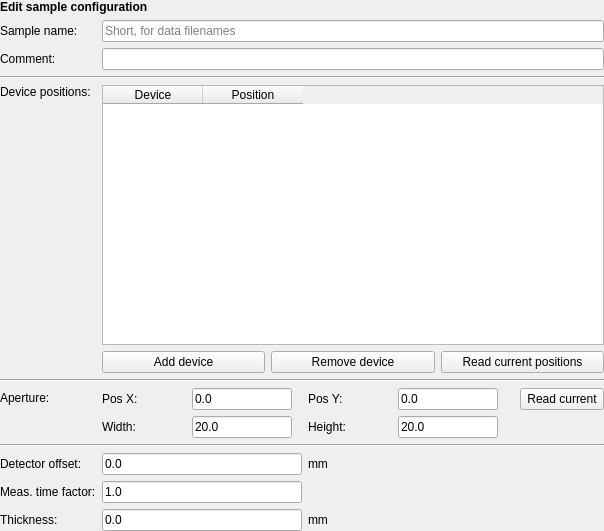
<?xml version="1.0" encoding="UTF-8"?>
<ui version="4.0">
 <class>Form</class>
 <widget class="QWidget" name="Form">
  <property name="geometry">
   <rect>
    <x>0</x>
    <y>0</y>
    <width>604</width>
    <height>531</height>
   </rect>
  </property>
  <property name="windowTitle">
   <string>Form</string>
  </property>
  <layout class="QHBoxLayout" name="horizontalLayout">
   <property name="margin">
    <number>0</number>
   </property>
   <item>
    <layout class="QGridLayout" name="gridLayout">
     <item row="8" column="0">
      <widget class="QLabel" name="label_4">
       <property name="text">
        <string>Detector offset:</string>
       </property>
      </widget>
     </item>
     <item row="4" column="0">
      <layout class="QVBoxLayout" name="verticalLayout">
       <item>
        <widget class="QLabel" name="label_3">
         <property name="text">
          <string>Device positions:</string>
         </property>
        </widget>
       </item>
       <item>
        <spacer name="verticalSpacer">
         <property name="orientation">
          <enum>Qt::Vertical</enum>
         </property>
         <property name="sizeHint" stdset="0">
          <size>
           <width>20</width>
           <height>40</height>
          </size>
         </property>
        </spacer>
       </item>
      </layout>
     </item>
     <item row="9" column="0">
      <widget class="QLabel" name="label_5">
       <property name="text">
        <string>Meas. time factor:</string>
       </property>
      </widget>
     </item>
     <item row="10" column="0">
      <widget class="QLabel" name="label_7">
       <property name="text">
        <string>Thickness:</string>
       </property>
      </widget>
     </item>
     <item row="1" column="0">
      <widget class="QLabel" name="label_2">
       <property name="text">
        <string>Sample name:</string>
       </property>
      </widget>
     </item>
     <item row="6" column="1">
      <layout class="QGridLayout" name="gridLayout_2">
       <item row="0" column="0">
        <widget class="QLabel" name="label_12">
         <property name="text">
          <string>Pos X:</string>
         </property>
        </widget>
       </item>
       <item row="0" column="1">
        <widget class="QLineEdit" name="apXBox">
         <property name="minimumSize">
          <size>
           <width>50</width>
           <height>0</height>
          </size>
         </property>
         <property name="maximumSize">
          <size>
           <width>100</width>
           <height>16777215</height>
          </size>
         </property>
         <property name="text">
          <string>0.0</string>
         </property>
        </widget>
       </item>
       <item row="0" column="3">
        <widget class="QLabel" name="label_13">
         <property name="text">
          <string>Pos Y:</string>
         </property>
        </widget>
       </item>
       <item row="0" column="4">
        <widget class="QLineEdit" name="apYBox">
         <property name="minimumSize">
          <size>
           <width>50</width>
           <height>0</height>
          </size>
         </property>
         <property name="maximumSize">
          <size>
           <width>100</width>
           <height>16777215</height>
          </size>
         </property>
         <property name="text">
          <string>0.0</string>
         </property>
        </widget>
       </item>
       <item row="1" column="0">
        <widget class="QLabel" name="label_14">
         <property name="text">
          <string>Width:</string>
         </property>
        </widget>
       </item>
       <item row="1" column="1">
        <widget class="QLineEdit" name="apWBox">
         <property name="minimumSize">
          <size>
           <width>50</width>
           <height>0</height>
          </size>
         </property>
         <property name="maximumSize">
          <size>
           <width>100</width>
           <height>16777215</height>
          </size>
         </property>
         <property name="text">
          <string>20.0</string>
         </property>
        </widget>
       </item>
       <item row="1" column="3">
        <widget class="QLabel" name="label_15">
         <property name="text">
          <string>Height:</string>
         </property>
        </widget>
       </item>
       <item row="1" column="4">
        <widget class="QLineEdit" name="apHBox">
         <property name="minimumSize">
          <size>
           <width>50</width>
           <height>0</height>
          </size>
         </property>
         <property name="maximumSize">
          <size>
           <width>100</width>
           <height>16777215</height>
          </size>
         </property>
         <property name="text">
          <string>20.0</string>
         </property>
        </widget>
       </item>
       <item row="0" column="2">
        <spacer name="horizontalSpacer">
         <property name="orientation">
          <enum>Qt::Horizontal</enum>
         </property>
         <property name="sizeType">
          <enum>QSizePolicy::Fixed</enum>
         </property>
         <property name="sizeHint" stdset="0">
          <size>
           <width>10</width>
           <height>20</height>
          </size>
         </property>
        </spacer>
       </item>
       <item row="0" column="6">
        <widget class="QPushButton" name="readApBtn">
         <property name="text">
          <string>Read current</string>
         </property>
        </widget>
       </item>
       <item row="0" column="5">
        <spacer name="horizontalSpacer_3">
         <property name="orientation">
          <enum>Qt::Horizontal</enum>
         </property>
         <property name="sizeType">
          <enum>QSizePolicy::Fixed</enum>
         </property>
         <property name="sizeHint" stdset="0">
          <size>
           <width>10</width>
           <height>20</height>
          </size>
         </property>
        </spacer>
       </item>
       <item row="1" column="5" colspan="2">
        <spacer name="horizontalSpacer_2">
         <property name="orientation">
          <enum>Qt::Horizontal</enum>
         </property>
         <property name="sizeHint" stdset="0">
          <size>
           <width>40</width>
           <height>20</height>
          </size>
         </property>
        </spacer>
       </item>
      </layout>
     </item>
     <item row="0" column="0" colspan="2">
      <widget class="QLabel" name="whatLbl">
       <property name="font">
        <font>
         <weight>75</weight>
         <bold>true</bold>
        </font>
       </property>
       <property name="text">
        <string>Edit sample configuration</string>
       </property>
      </widget>
     </item>
     <item row="4" column="1">
      <layout class="QVBoxLayout" name="verticalLayout_2">
       <item>
        <widget class="QTableWidget" name="posTbl">
         <column>
          <property name="text">
           <string>Device</string>
          </property>
         </column>
         <column>
          <property name="text">
           <string>Position</string>
          </property>
         </column>
        </widget>
       </item>
       <item>
        <layout class="QHBoxLayout" name="horizontalLayout_2">
         <item>
          <widget class="QPushButton" name="addDevBtn">
           <property name="text">
            <string>Add device</string>
           </property>
          </widget>
         </item>
         <item>
          <widget class="QPushButton" name="delDevBtn">
           <property name="text">
            <string>Remove device</string>
           </property>
          </widget>
         </item>
         <item>
          <widget class="QPushButton" name="readDevsBtn">
           <property name="text">
            <string>Read current positions</string>
           </property>
          </widget>
         </item>
        </layout>
       </item>
      </layout>
     </item>
     <item row="2" column="0">
      <widget class="QLabel" name="label_6">
       <property name="text">
        <string>Comment:</string>
       </property>
      </widget>
     </item>
     <item row="6" column="0">
      <layout class="QVBoxLayout" name="verticalLayout_3">
       <item>
        <widget class="QLabel" name="label_11">
         <property name="text">
          <string>Aperture:</string>
         </property>
        </widget>
       </item>
       <item>
        <spacer name="verticalSpacer_2">
         <property name="orientation">
          <enum>Qt::Vertical</enum>
         </property>
         <property name="sizeType">
          <enum>QSizePolicy::Fixed</enum>
         </property>
         <property name="sizeHint" stdset="0">
          <size>
           <width>20</width>
           <height>30</height>
          </size>
         </property>
        </spacer>
       </item>
      </layout>
     </item>
     <item row="8" column="1">
      <layout class="QHBoxLayout" name="horizontalLayout_3">
       <item>
        <widget class="QLineEdit" name="offsetBox">
         <property name="maximumSize">
          <size>
           <width>200</width>
           <height>16777215</height>
          </size>
         </property>
         <property name="text">
          <string>0.0</string>
         </property>
        </widget>
       </item>
       <item>
        <widget class="QLabel" name="label_10">
         <property name="minimumSize">
          <size>
           <width>30</width>
           <height>0</height>
          </size>
         </property>
         <property name="text">
          <string>mm</string>
         </property>
        </widget>
       </item>
       <item>
        <spacer name="horizontalSpacer_4">
         <property name="orientation">
          <enum>Qt::Horizontal</enum>
         </property>
         <property name="sizeHint" stdset="0">
          <size>
           <width>40</width>
           <height>20</height>
          </size>
         </property>
        </spacer>
       </item>
      </layout>
     </item>
     <item row="10" column="1">
      <layout class="QHBoxLayout" name="horizontalLayout_4">
       <item>
        <widget class="QLineEdit" name="thickBox">
         <property name="maximumSize">
          <size>
           <width>200</width>
           <height>16777215</height>
          </size>
         </property>
         <property name="text">
          <string>0.0</string>
         </property>
        </widget>
       </item>
       <item>
        <widget class="QLabel" name="label_9">
         <property name="minimumSize">
          <size>
           <width>30</width>
           <height>0</height>
          </size>
         </property>
         <property name="text">
          <string>mm</string>
         </property>
        </widget>
       </item>
       <item>
        <spacer name="horizontalSpacer_6">
         <property name="orientation">
          <enum>Qt::Horizontal</enum>
         </property>
         <property name="sizeHint" stdset="0">
          <size>
           <width>40</width>
           <height>20</height>
          </size>
         </property>
        </spacer>
       </item>
      </layout>
     </item>
     <item row="1" column="1">
      <widget class="QLineEdit" name="nameBox">
       <property name="placeholderText">
        <string>Short, for data filenames</string>
       </property>
      </widget>
     </item>
     <item row="2" column="1">
      <widget class="QLineEdit" name="commentBox"/>
     </item>
     <item row="7" column="0" colspan="2">
      <widget class="Line" name="line">
       <property name="orientation">
        <enum>Qt::Horizontal</enum>
       </property>
      </widget>
     </item>
     <item row="5" column="0" colspan="2">
      <widget class="Line" name="line_2">
       <property name="orientation">
        <enum>Qt::Horizontal</enum>
       </property>
      </widget>
     </item>
     <item row="3" column="0" colspan="2">
      <widget class="Line" name="line_3">
       <property name="orientation">
        <enum>Qt::Horizontal</enum>
       </property>
      </widget>
     </item>
     <item row="9" column="1">
      <layout class="QHBoxLayout" name="horizontalLayout_5">
       <item>
        <widget class="QLineEdit" name="factorBox">
         <property name="maximumSize">
          <size>
           <width>200</width>
           <height>16777215</height>
          </size>
         </property>
         <property name="text">
          <string>1.0</string>
         </property>
        </widget>
       </item>
       <item>
        <widget class="QLabel" name="label_16">
         <property name="minimumSize">
          <size>
           <width>30</width>
           <height>0</height>
          </size>
         </property>
         <property name="text">
          <string/>
         </property>
        </widget>
       </item>
       <item>
        <spacer name="horizontalSpacer_5">
         <property name="orientation">
          <enum>Qt::Horizontal</enum>
         </property>
         <property name="sizeHint" stdset="0">
          <size>
           <width>40</width>
           <height>20</height>
          </size>
         </property>
        </spacer>
       </item>
      </layout>
     </item>
    </layout>
   </item>
  </layout>
 </widget>
 <tabstops>
  <tabstop>nameBox</tabstop>
  <tabstop>commentBox</tabstop>
  <tabstop>posTbl</tabstop>
  <tabstop>addDevBtn</tabstop>
  <tabstop>delDevBtn</tabstop>
  <tabstop>readDevsBtn</tabstop>
  <tabstop>apXBox</tabstop>
  <tabstop>apYBox</tabstop>
  <tabstop>apWBox</tabstop>
  <tabstop>apHBox</tabstop>
  <tabstop>offsetBox</tabstop>
  <tabstop>thickBox</tabstop>
 </tabstops>
 <resources/>
 <connections/>
</ui>
